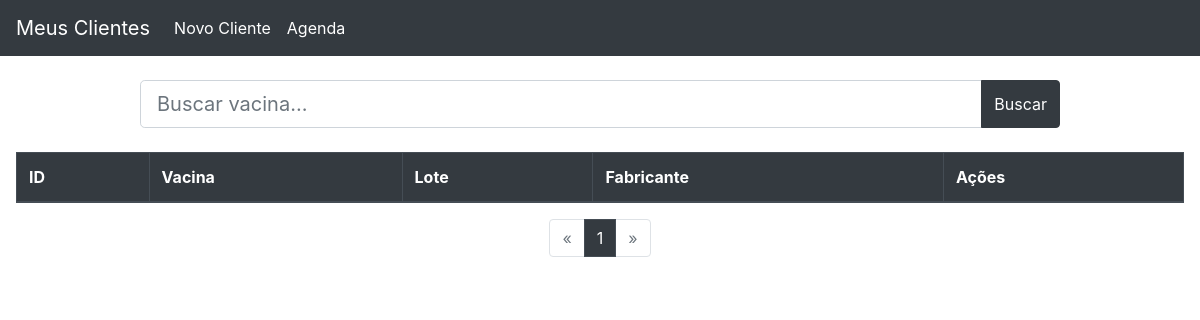
Page /crianca/listar_criancas on the earlier database version.
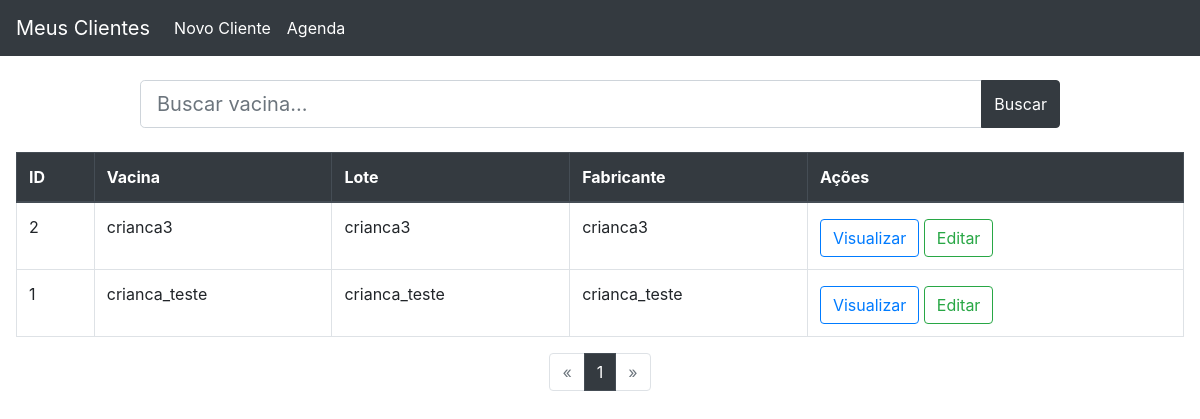
Same page on the later database version.
### clientes/models.py (models this page shows, shortened)
class Crianca(models.Model):
    crianca_nome = models.CharField('Nome da criança', max_length=250)
    crianca_nascimento = models.DateField('Data de nascimento')
    crianca_rg = models.CharField('RG da criança', max_length=250, blank=True)
    crianca_cpf = BRCPFField('CPF', blank=True)
    crianca_responsavel = models.ForeignKey(Pais, on_delete=models.CASCADE)
    class Meta:
        db_table = "crianca"
        ordering = ("crianca_nome",)

### clientes/views.py (the view)
# urls.py: path('listar_criancas', listar_crianca, name='listar_criancas'),
def listar_crianca(request):
    busca = request.GET.get('busca')
    if busca:
        criancas_list = Crianca.objects.filter(
            crianca_nome__icontains=busca).order_by('crianca_nome')
    else:
        criancas_list = Crianca.objects.all().order_by('crianca_nome')
    paginacao = Paginator(criancas_list, 10)
    pagina = request.GET.get('page')
    criancas = paginacao.get_page(pagina)
    context = {
        'criancas':criancas
    }
    return render(request, 'crianca/listar_criancas.html', context)

### templates/crianca/listar_criancas.html (shortened to what this page needs)
{% extends "base.html" %}
{% block main %}
<div class="container" id="areabusca">
	<div class="row justify-content-center mb-4 mt-4">
		<div class="col-10">
			<form>
				<div class="input-group">
					<input type="text" class="form-control form-control-lg" name="busca" id="busca" type="text"
						placeholder="Buscar vacina..." value="{{ request.GET.busca }}">
					<div class="input-group-append">
						<button class="btn btn-dark" type="submit"> Buscar</button>
					</div>
				</div>
			</form>
		</div>
	</div>
</div>
<div class="table-responsive-md">
	<table class="table table-hover table-bordered">
		<thead class="thead-dark">
			<tr>
				<th scope="col">ID</th>
				<th scope="col">Vacina</th>
				<th scope="col">Lote</th>
				<th scope="col">Fabricante</th>
				<th scope="col">Ações</th>
			</tr>
		</thead>
		<tbody>
			{% for crianca in criancas %}
			<tr>
				<td>{{ crianca.id }} </th>
				<td>{{ crianca.crianca_nome }} </th>
				<td>{{ crianca.crianca_nome }} </td>
				<td>{{ crianca.crianca_nome }} </td>
				<td>
					<a href=" {% url "visualizar_crianca" crianca.pk %}" class="btn btn-outline-primary mt-1" >  Visualizar </a>
					<a href="{% url "editar_crianca" crianca.id %} " class="btn btn-outline-success mt-1">  Editar </a>
				</td>
			</tr>
			{% endfor %}
		</tbody>
	</table>
</div>
<nav>
	<ul class="pagination justify-content-center">
		{% if criancas.has_previous %}
		<li class="page-item">
			<a class="page-link"
				href="?page={{ criancas.previous_page_number }}{% if request.GET.busca %}&busca={{ request.GET.busca }}{% endif %}"
				aria-label="Anterior">
				<span aria-hidden="true">&laquo;</span>
			</a>
		</li>
		{% else %}
		<li class="page-item disabled">
			<a class="page-link" aria-label="Anterior">
				<span aria-hidden="true">&laquo;</span>
			</a>
		</li>
		{% endif %}
		{% for num in criancas.paginator.page_range %}
		{% if criancas.number == num %}
		<li class="page-item active"><a class="page-link" href="#">{{ num }}</a></li>
		{% else %}
		<li class="page-item"><a class="page-link"
				href="?page={{ num }}{% if request.GET.busca %}&busca={{ request.GET.busca }}{% endif %}">{{ num }}</a>
		</li>
		{% endif %}
		{% endfor %}
		{% if criancas.has_next %}
		<li class="page-item">
			<a class="page-link"
				href="?page={{ criancas.next_page_number }}{% if request.GET.busca %}&busca={{ request.GET.busca }}{% endif %}"
				aria-label="Next">
				<span aria-hidden="true">&raquo;</span>
			</a>
		</li>
		{% else %}
		<li class="page-item disabled">
			<a class="page-link" aria-label="Next">
				<span aria-hidden="true">&raquo;</span>
			</a>
		</li>
		{% endif %}
	</ul>
</nav>
{% endblock main %}

Differences in the rows shown:
added Crianca: id "2", crianca_nome "crianca3"
added Crianca: id "1", crianca_nome "crianca_teste"
